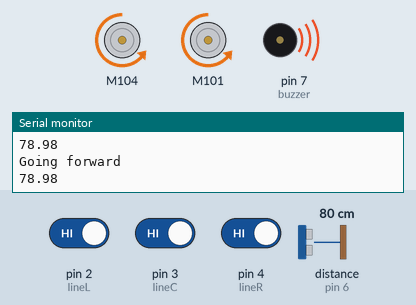
A program run on a simulated Arduino Uno, built with avr-gcc and run on an emulated ATmega328P. Parts: 2 × DC motor (green arrow = forward, orange = backward, longer = faster), buzzer (waves = sounding), the last lines printed to the serial monitor. Wiring (inferred from the names in the program): ultrasonic range finder: trigger pin 5; echo pin 6. Inputs (shaded band) come from the test bench; at power-on: distance to the obstacle (sensor on pin 6) 80 cm, pin 2 (lineL) HIGH, pin 3 (lineC) HIGH, pin 4 (lineR) HIGH. The echo pulse lasts 58.3 µs per cm. At 13.0 s the program stops and its outputs stay as they are.

Above: at 1.2 s.
1.3 s: distance to the obstacle (sensor on pin 6) set to 12 cm
At 2.1 s:
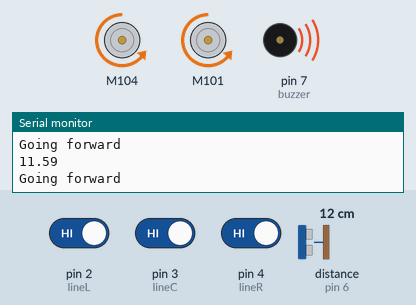
4.3 s: distance to the obstacle (sensor on pin 6) set to 9 cm
At 6.9 s:
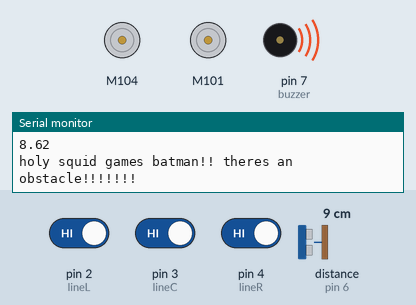
At 13.6 s:
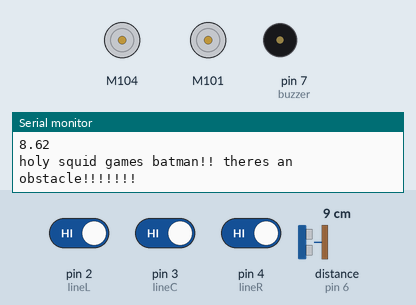
Timing chart, 0 to 14.5 s (numbered marks = the images above; inputs shaded):
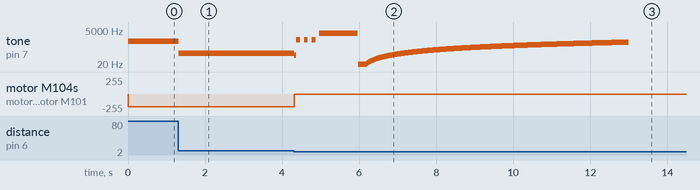

The program:

main.cpp
```cpp
#include <MotorDriver.h>
#include <Arduino.h>

//#define PID_GAMING

MotorDriver motor;

const int motorL{0};
const int motorR{1};

const int lineL{2};
const int lineC{3};
const int lineR{4};

int lineLn{};
int lineCn{};
int lineRn{};

const int trigPin{5};
const int echoPin{6};

const int buzzer{7};

float distance{};
float duration{};

int lastTurned {0};


#ifndef PID_GAMING
const void goForward()
{
  motor.speed(motorL,0);
  motor.speed(motorR,0);
  motor.speed(0,-75);
  motor.speed(1,-75);
}

const void goLeft()
{
  motor.speed(motorL,0);
  motor.speed(motorR,0);
  motor.brake(motorL);
  motor.speed(motorR,-75);
  motor.speed(motorL,75);
  motor.stop(motorL);
}

const void goRight()
{
  motor.speed(motorL,0);
  motor.speed(motorR,0);
  motor.brake(motorR);
  motor.speed(motorR,75);
  motor.speed(motorL,-75);
  motor.stop(motorR);
}
#endif

const void stop1()
{
 motor.brake(motorR);
 motor.brake(motorL);
 motor.speed(motorL,0);
 motor.speed(motorR,0);
 motor.stop(motorL);
 motor.stop(motorR);
}


void setup()
{
  Serial.begin(9600);

  pinMode(lineL, INPUT);
  pinMode(lineC, INPUT);
  pinMode(lineR, INPUT);

  pinMode(trigPin, OUTPUT);
  pinMode(echoPin, INPUT);

  pinMode(buzzer,OUTPUT);

  motor.begin();
}

void loop()
{
  lineLn = digitalRead(lineL);
  lineCn = digitalRead(lineC);
  lineRn = digitalRead(lineR);

  digitalWrite(trigPin, LOW);
  delay(0.002);
  digitalWrite(trigPin, HIGH);
  delay(.010);
  digitalWrite(trigPin, LOW);
  duration = pulseIn(echoPin, HIGH);
  distance = duration * 0.034 / 2;
  Serial.println(distance);
  tone(buzzer, (distance*10));

  if(distance > 300)
  {
    distance = 300;
  }

  if (distance < 10)
  {
    stop1();
    Serial.println("holy squid games batman!! theres an obstacle!!!!!!!");
    tone(buzzer, 1000);
    delay(100);
    noTone(buzzer);
    delay(100);
    tone(buzzer, 1000);
    delay(100);
    noTone(buzzer);
    delay(100);
    tone(buzzer, 1000);
    delay(100);
    noTone(buzzer);
    delay(100);
    tone(buzzer,3000);
    delay(1000);
    noTone(buzzer);
    for(int i{}; i < 700; i ++)
    {
      tone(buzzer,i);
      delay(10);
    }

    for(int i{}; i > 1; i --)
    {
      tone(buzzer,i);
      delay(10);
    }
    noTone(buzzer);
    while(true);
  }

  #ifndef PID_GAMING
  if ((lineLn == 0 && lineCn == 1 && lineRn == 0) || (lineLn == 1 && lineCn == 1 && lineRn == 1))
  {
    Serial.println("Going forward");
    goForward();
    lastTurned = 1;
  }
  else if ((lineLn == 1 && lineCn == 1 && lineRn == 0) || (lineLn == 1 && lineCn == 0 && lineRn == 0))
  {
    Serial.println("Turning right");
    goRight();
    lastTurned = 1;
  }
  else if ((lineLn == 0 && lineCn == 1 && lineRn == 1))
  {
    Serial.println("Turning left");
    goLeft();
    lastTurned = 2;
  }
  else if (lineLn == 0 && lineCn == 0 && lineRn == 0)
  {
    Serial.println("im like 90 percent sure we have finished the line"); //we will stop just incase because i dont want him to spin for no reason
    if(lastTurned == 0)
    {
      #ifndef PID_GAMING
      stop1();
      #endif
    }
    else if(lastTurned==1)
    {
      #ifndef PID_GAMING
      goLeft();
      #endif
    }
    else if(lastTurned==2)
    {
      #ifndef PID_GAMING
      goRight();
      #endif
    }
  }
  #endif
  //delay(20); //can be removed if we need to but this is just incase
}
```

Measured:
- the behaviour switches between 11 and 10 cm on distance to the obstacle (sensor on pin 6) (found by bisection; images 1 and 2)
- after the input at 1.3 s, tone on pin 7 (buzzer): 789 Hz → 115 Hz at once
- after the input at 4.3 s, tone on pin 7 (buzzer): plays 86 Hz for 0.06 s, 1000 Hz for 0.10 s, 1000 Hz for 0.10 s, 1000 Hz for 0.10 s, 3000 Hz for 1.0 s, 1 Hz for 0.01 s … (704 notes in this stretch), starting at once; motor M104, motor M101: backward 191/255 → stopped at once
